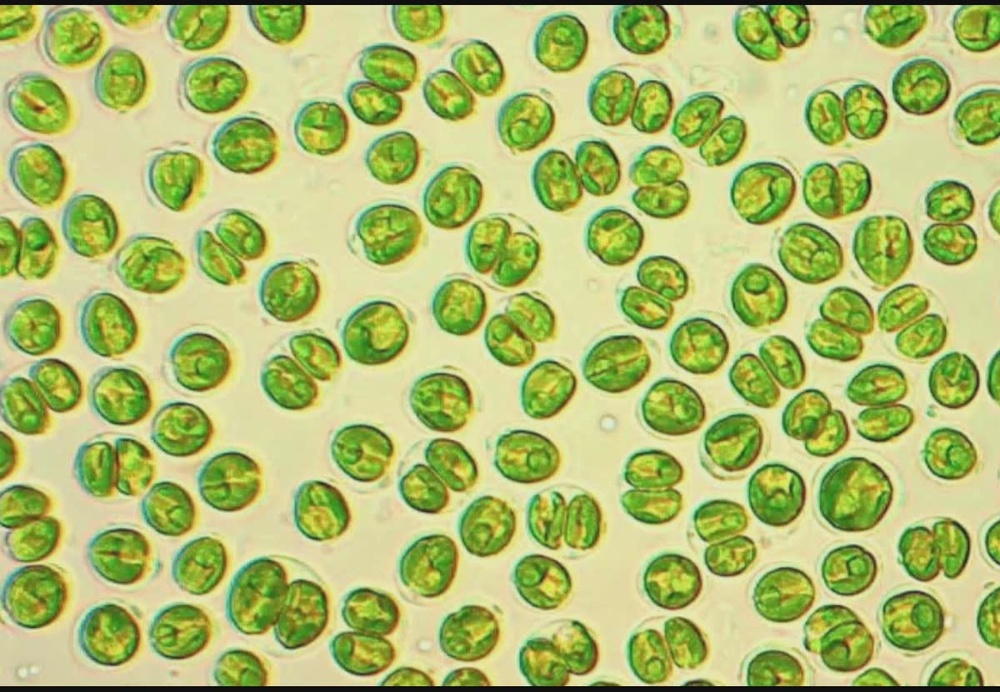
#> input picture AlgaePics/algae1.jpg, 1000 x 692 px, shrunk from 1200 x 830 before the run
$ python part1.py
#> lines starting #> are read from the running program, lines starting #| are printed output that depends on the picture; after the words box and inside, x2 and y2 are one past the last pixel; in counts of white or black regions, pixels touching at a corner belong together
import cv2
import numpy as np
print("Package Imported")

algae1 = cv2.imread("AlgaePics/algae1.jpg")
#> algae1 is the input picture: shape (692, 1000, 3); mean B, G, R 111.5, 188.4, 174.9
algae2 = cv2.imread("AlgaePics/algae2.jpg")
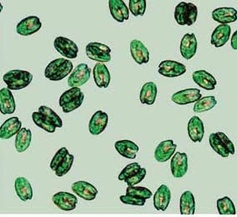
#> input picture AlgaePics/algae2.jpg, 237 x 217 px, shrunk from 284 x 260 before the run
#> algae2 is the input picture: shape (217, 237, 3); mean B, G, R 161.7, 186.2, 161.6
algae3 = cv2.imread("AlgaePics/algae3.jpg")
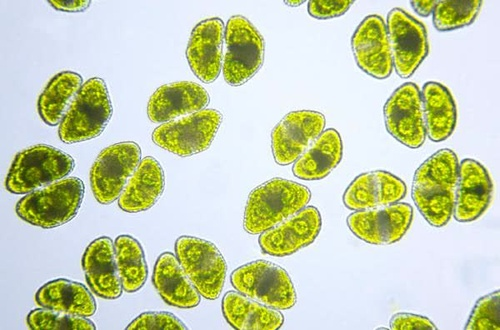
#> input picture AlgaePics/algae3.jpg, 500 x 330 px, shrunk from 600 x 396 before the run
#> algae3 is the input picture: shape (330, 500, 3); mean B, G, R 172.8, 209.2, 198.4
algae4 = cv2.imread("AlgaePics/algae4.jpg")
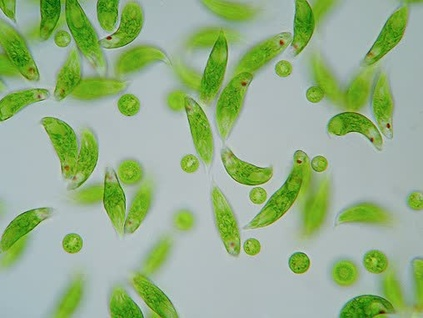
#> input picture AlgaePics/algae4.jpg, 423 x 318 px, shrunk from 508 x 381 before the run
#> algae4 is the input picture: shape (318, 423, 3); mean B, G, R 136, 176.7, 149.9

print(algae1)
#> (printed output is left out)

#gray scale------------------------------------
algae1_gray = cv2.cvtColor(algae1, cv2.COLOR_BGR2GRAY)
cv2.imwrite("GrayScale/algae1_gray.png",algae1_gray)

algae2_gray = cv2.cvtColor(algae2, cv2.COLOR_BGR2GRAY)
cv2.imwrite("GrayScale/algae2_gray.jpeg",algae2_gray)
#cv2.imshow("algae2_gray", algae2_gray)

algae3_gray = cv2.cvtColor(algae3, cv2.COLOR_BGR2GRAY)
cv2.imwrite("GrayScale/algae3_gray.jpeg",algae3_gray)
#cv2.imshow("algae3_gray", algae3_gray)

algae4_gray = cv2.cvtColor(algae4, cv2.COLOR_BGR2GRAY)
cv2.imwrite("GrayScale/algae4_gray.jpeg", algae4_gray)
#cv2.imshow("algae4_gray", algae4_gray)

#binary------------------------------------
ret,thresh1 = cv2.threshold(algae1_gray,127,255,cv2.THRESH_BINARY)
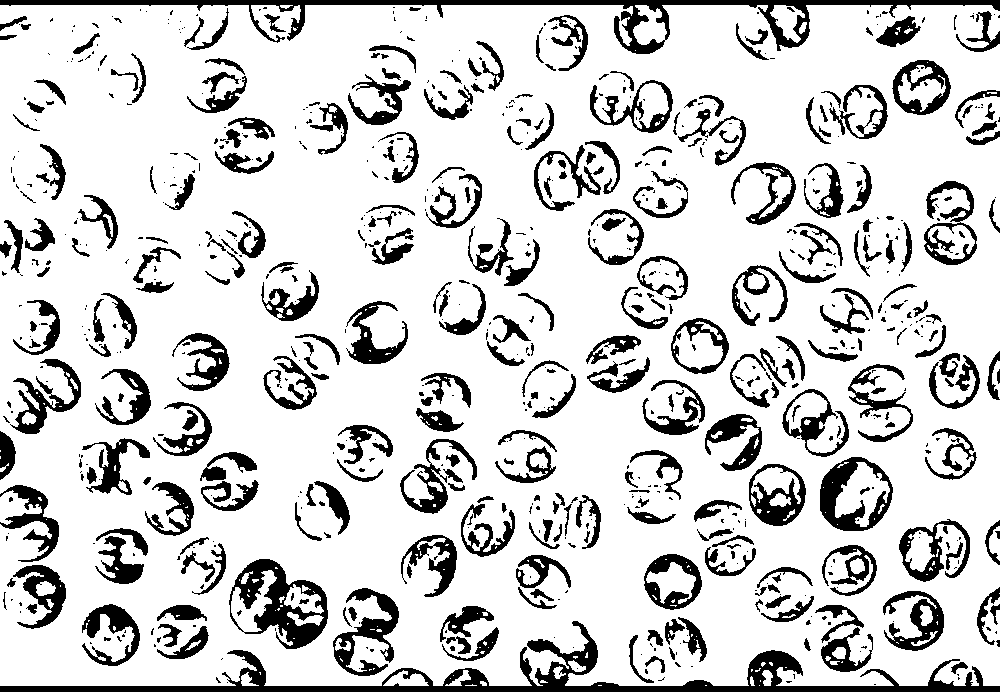
#> thresh1: shape (692, 1000); 81.8% white; 782 black regions (447 under 20 px), largest, box (x1, y1, x2, y2) and area: (0, 621, 1000, 692) 10999, (0, 0, 1000, 54) 7696, (229, 559, 328, 649) 3705
cv2.imwrite("Binary/algae1_binary.png", thresh1)

ret,thresh2 = cv2.threshold(algae2_gray,127,255,cv2.THRESH_BINARY)
#> thresh2: shape (217, 237); 78.6% white; 53 black regions (18 under 20 px), largest, box (x1, y1, x2, y2) and area: (118, 162, 152, 206) 779, (0, 70, 32, 114) 671, (211, 7, 237, 47) 528
cv2.imwrite("Binary/algae2_binary.jpeg", thresh2)

ret,thresh3 = cv2.threshold(algae3_gray,127,255,cv2.THRESH_BINARY)
#> thresh3: shape (330, 500); 88.4% white; 566 black regions (481 under 20 px), largest, box (x1, y1, x2, y2) and area: (6, 147, 84, 228) 3155, (65, 86, 107, 138) 1190, (96, 154, 135, 196) 783
cv2.imwrite("Binary/algae3_binary.jpeg", thresh3)

ret,thresh4 = cv2.threshold(algae4_gray,127,255,cv2.THRESH_BINARY)
#> thresh4: shape (318, 423); 89.2% white; 332 black regions (275 under 20 px), largest, box (x1, y1, x2, y2) and area: (65, 0, 97, 53) 856, (340, 295, 395, 318) 835, (200, 36, 228, 99) 765
cv2.imwrite("Binary/algae4_binary.jpeg", thresh4)

#Adaptive Thresholding-----------------------------
th1 = cv2.adaptiveThreshold(algae1_gray,255,cv2.ADAPTIVE_THRESH_MEAN_C,\
            cv2.THRESH_BINARY,11,2)
#> th1: shape (692, 1000); 65.9% white; 2892 black regions (2091 under 20 px), largest, box (x1, y1, x2, y2) and area: (0, 0, 1000, 61) 8535, (0, 658, 1000, 692) 6434, (226, 558, 329, 650) 3594
cv2.imwrite("AdaptiveThresholding/algae1_at.png", th1)

th2 = cv2.adaptiveThreshold(algae2_gray,255,cv2.ADAPTIVE_THRESH_MEAN_C,\
            cv2.THRESH_BINARY,11,2)
#> th2: shape (217, 237); 77.5% white; 384 black regions (346 under 20 px), largest, box (x1, y1, x2, y2) and area: (118, 162, 152, 206) 636, (59, 63, 91, 113) 574, (0, 70, 33, 115) 573
cv2.imwrite("AdaptiveThresholding/algae2_at.jpeg", th2)

th3 = cv2.adaptiveThreshold(algae3_gray,255,cv2.ADAPTIVE_THRESH_MEAN_C,\
            cv2.THRESH_BINARY,11,2)
#> th3: shape (330, 500); 74.6% white; 1065 black regions (980 under 20 px), largest, box (x1, y1, x2, y2) and area: (185, 14, 265, 87) 2558, (37, 70, 113, 144) 2381, (411, 148, 493, 228) 2340
cv2.imwrite("AdaptiveThresholding/algae3_at.jpeg", th3)

th4 = cv2.adaptiveThreshold(algae4_gray,255,cv2.ADAPTIVE_THRESH_MEAN_C,\
            cv2.THRESH_BINARY,11,2)
#> th4: shape (318, 423); 77.1% white; 797 black regions (703 under 20 px), largest, box (x1, y1, x2, y2) and area: (65, 0, 195, 94) 1914, (214, 72, 273, 186) 1548, (234, 0, 315, 71) 1264
cv2.imwrite("AdaptiveThresholding/algae4_at.jpeg", th4)

#Adaptive Gaussian Thresholding------------------------------
agt1 = cv2.adaptiveThreshold(algae1_gray,255,cv2.ADAPTIVE_THRESH_GAUSSIAN_C,\
            cv2.THRESH_BINARY,11,2)
#> agt1: shape (692, 1000); 69.3% white; 4738 black regions (3962 under 20 px), largest, box (x1, y1, x2, y2) and area: (0, 0, 1000, 61) 7775, (0, 658, 1000, 691) 5230, (229, 557, 329, 650) 3045
cv2.imwrite("AdaptiveGausThres/algae1_agt.png", agt1)

agt2 = cv2.adaptiveThreshold(algae2_gray,255,cv2.ADAPTIVE_THRESH_GAUSSIAN_C,\
            cv2.THRESH_BINARY,11,2)
#> agt2: shape (217, 237); 77.9% white; black in thin lines or dots
cv2.imwrite("AdaptiveGausThres/algae2_agt.png", agt2)

agt3 = cv2.adaptiveThreshold(algae3_gray,255,cv2.ADAPTIVE_THRESH_GAUSSIAN_C,\
            cv2.THRESH_BINARY,11,2)
#> agt3: shape (330, 500); 75.8% white; black in thin lines or dots
cv2.imwrite("AdaptiveGausThres/algae3_agt.png", agt3)

agt4 = cv2.adaptiveThreshold(algae4_gray,255,cv2.ADAPTIVE_THRESH_GAUSSIAN_C,\
            cv2.THRESH_BINARY,11,2)
#> agt4: shape (318, 423); 80.1% white; black in thin lines or dots
cv2.imwrite("AdaptiveGausThres/algae4_agt.png", agt4)

#erosion--------------------------------------------
kernel = np.ones((5,5),np.uint8)
e1 = cv2.erode(thresh1,kernel,iterations = 1)
#> e1: shape (692, 1000); 62.2% white; 187 black regions, largest, box (x1, y1, x2, y2) and area: (0, 603, 1000, 692) 20734, (0, 0, 1000, 62) 17242, (227, 557, 330, 651) 6237
cv2.imwrite("Erosion/algae1_erosion.png", e1)

e2 = cv2.erode(thresh2,kernel,iterations = 1)
#> e2: shape (217, 237); 59.3% white; 22 black regions, largest, box (x1, y1, x2, y2) and area: (30, 35, 113, 135) 4170, (113, 138, 172, 213) 2291, (0, 68, 34, 154) 1972
cv2.imwrite("Erosion/algae2_erosion.png", e2)

e3 = cv2.erode(thresh3,kernel,iterations = 1)
#> e3: shape (330, 500); 70.6% white; 66 black regions (1 under 20 px), largest, box (x1, y1, x2, y2) and area: (25, 233, 222, 330) 9475, (4, 144, 86, 230) 5166, (36, 69, 112, 144) 3804
cv2.imwrite("Erosion/algae3_erosion.png", e3)

e4 = cv2.erode(thresh4,kernel,iterations = 1)
#> e4: shape (318, 423); 74.8% white; 45 black regions, largest, box (x1, y1, x2, y2) and area: (38, 0, 144, 57) 4331, (198, 29, 289, 120) 3439, (220, 148, 309, 228) 3013
cv2.imwrite("Erosion/algae4_erosion.png", e4)

#Dilation-------------------------------------------------
d1 = cv2.dilate(thresh1,kernel,iterations = 1)
#> d1: shape (692, 1000); 96.3% white; 604 black regions (436 under 20 px), largest, box (x1, y1, x2, y2) and area: (0, 672, 1000, 692) 4453, (0, 0, 1000, 11) 3135, (822, 459, 860, 529) 869
cv2.imwrite("Dilation/algae1_dilation.png", d1)

d2 = cv2.dilate(thresh2,kernel,iterations = 1)
#> d2: shape (217, 237); 97.4% white; 50 black regions (37 under 20 px), largest, box (x1, y1, x2, y2) and area: (176, 5, 195, 23) 163, (53, 152, 69, 174) 145, (6, 72, 28, 88) 131
cv2.imwrite("Dilation/algae2_dilation.png", d2)

d3 = cv2.dilate(thresh3,kernel,iterations = 1)
#> d3: shape (330, 500); 97% white; 55 black regions (29 under 20 px), largest, box (x1, y1, x2, y2) and area: (27, 184, 77, 220) 666, (21, 152, 53, 186) 608, (78, 101, 103, 129) 411
cv2.imwrite("Dilation/algae3_dilation.png", d3)

d4 = cv2.dilate(thresh4,kernel,iterations = 1)
#> d4: shape (318, 423); 98.7% white; 59 black regions (43 under 20 px), largest, box (x1, y1, x2, y2) and area: (42, 0, 59, 31) 343, (342, 302, 371, 318) 290, (298, 11, 313, 33) 196
cv2.imwrite("Dilation/algae4_dilation.png", d4)

#Opening--------------------------------------------------
opening1 = cv2.morphologyEx(thresh1, cv2.MORPH_OPEN, kernel)
#> opening1: shape (692, 1000); 78.7% white; 371 black regions (181 under 20 px), largest, box (x1, y1, x2, y2) and area: (0, 621, 1000, 692) 12277, (0, 0, 1000, 60) 10006, (229, 559, 328, 649) 4273
cv2.imwrite("Opening/algae1_opening.png", opening1)

opening2 = cv2.morphologyEx(thresh2, cv2.MORPH_OPEN, kernel)
#> opening2: shape (217, 237); 72.1% white; 23 black regions (1 under 20 px), largest, box (x1, y1, x2, y2) and area: (45, 37, 111, 113) 2480, (115, 140, 170, 211) 1595, (0, 70, 32, 152) 1454
cv2.imwrite("Opening/algae2_opening.png", opening2)

opening3 = cv2.morphologyEx(thresh3, cv2.MORPH_OPEN, kernel)
#> opening3: shape (330, 500); 83.9% white; 239 black regions (186 under 20 px), largest, box (x1, y1, x2, y2) and area: (6, 146, 84, 228) 4217, (27, 235, 148, 330) 4050, (38, 71, 110, 142) 2716
cv2.imwrite("Opening/algae3_opening.png", opening3)

opening4 = cv2.morphologyEx(thresh4, cv2.MORPH_OPEN, kernel)
#> opening4: shape (318, 423); 84.8% white; 78 black regions (38 under 20 px), largest, box (x1, y1, x2, y2) and area: (200, 31, 287, 118) 2247, (40, 0, 101, 55) 1878, (328, 83, 391, 143) 1511
cv2.imwrite("Opening/algae4_opening.png", opening4)

#closing----------------------------------------------------
closing1 = cv2.morphologyEx(thresh1, cv2.MORPH_CLOSE, kernel)
#> closing1: shape (692, 1000); 89.9% white; 412 black regions (1 under 20 px), largest, box (x1, y1, x2, y2) and area: (0, 650, 1000, 692) 7400, (0, 0, 1000, 13) 5269, (235, 559, 327, 648) 2667
cv2.imwrite("Closing/algae1_closing.png", closing1)

closing2 = cv2.morphologyEx(thresh2, cv2.MORPH_CLOSE, kernel)
#> closing2: shape (217, 237); 91.3% white; 35 black regions, largest, box (x1, y1, x2, y2) and area: (4, 70, 30, 90) 370, (51, 150, 71, 176) 367, (174, 3, 197, 25) 359
cv2.imwrite("Closing/algae2_closing.jpeg", closing2)

closing3 = cv2.morphologyEx(thresh3, cv2.MORPH_CLOSE, kernel)
#> closing3: shape (330, 500); 93.9% white; 47 black regions (1 under 20 px), largest, box (x1, y1, x2, y2) and area: (19, 150, 68, 188) 1210, (25, 182, 79, 222) 1166, (68, 99, 105, 136) 907
cv2.imwrite("Closing/algae3_closing.jpeg", closing3)

closing4 = cv2.morphologyEx(thresh4, cv2.MORPH_CLOSE, kernel)
#> closing4: shape (318, 423); 96.1% white; 40 black regions, largest, box (x1, y1, x2, y2) and area: (340, 295, 394, 318) 686, (40, 0, 61, 34) 542, (65, 0, 93, 40) 485
cv2.imwrite("Closing/algae4_closing.jpeg", closing4)

#Morphological Gradient------------------------------------------------
gradient1 = cv2.morphologyEx(thresh1, cv2.MORPH_GRADIENT, kernel)
#> gradient1: shape (692, 1000); 34.1% white; 190 white regions, largest, box (x1, y1, x2, y2) and area: (0, 603, 1000, 688) 15074, (0, 3, 1000, 62) 13407, (588, 69, 748, 168) 6069
cv2.imwrite("MorphGradient/algae1_mg.png",gradient1)

gradient2 = cv2.morphologyEx(thresh2, cv2.MORPH_GRADIENT, kernel)
#> gradient2: shape (217, 237); 38.1% white; 22 white regions, largest, box (x1, y1, x2, y2) and area: (30, 35, 113, 135) 3655, (113, 138, 172, 213) 2108, (0, 68, 34, 154) 1833
cv2.imwrite("MorphGradient/algae2_mg.png",gradient2)

gradient3 = cv2.morphologyEx(thresh3, cv2.MORPH_GRADIENT, kernel)
#> gradient3: shape (330, 500); 26.3% white; 68 white regions (1 under 20 px), largest, box (x1, y1, x2, y2) and area: (25, 233, 222, 330) 8789, (4, 144, 86, 230) 3716, (418, 147, 494, 228) 3332
cv2.imwrite("MorphGradient/algae3_mg.png",gradient3)

gradient4 = cv2.morphologyEx(thresh4, cv2.MORPH_GRADIENT, kernel)
#> gradient4: shape (318, 423); 23.8% white; 45 white regions, largest, box (x1, y1, x2, y2) and area: (38, 0, 144, 57) 3772, (198, 29, 289, 120) 3299, (220, 148, 309, 228) 2984
cv2.imwrite("MorphGradient/algae4_mg.png",gradient4)

#top hat ---------------------------------------------------------------
tophat1 = cv2.morphologyEx(thresh1, cv2.MORPH_TOPHAT, kernel)
#> tophat1: shape (692, 1000); 3.1% white in thin lines or dots
cv2.imwrite("TopHat/algae1_th.png",tophat1)

tophat2 = cv2.morphologyEx(thresh2, cv2.MORPH_TOPHAT, kernel)
#> tophat2: shape (217, 237); 6.5% white in thin lines or dots
cv2.imwrite("TopHat/algae2_th.png",tophat2)

tophat3 = cv2.morphologyEx(thresh3, cv2.MORPH_TOPHAT, kernel)
#> tophat3: shape (330, 500); 4.5% white in thin lines or dots
cv2.imwrite("TopHat/algae3_th.png",tophat3)

tophat4 = cv2.morphologyEx(thresh4, cv2.MORPH_TOPHAT, kernel)
#> tophat4: shape (318, 423); 4.4% white in thin lines or dots
cv2.imwrite("TopHat/algae4_th.png",tophat4)

#black hat
blackhat1 = cv2.morphologyEx(thresh1, cv2.MORPH_BLACKHAT, kernel)
#> blackhat1: shape (692, 1000); 8.1% white; 2080 white regions (1402 under 20 px), largest, box (x1, y1, x2, y2) and area: (924, 198, 977, 260) 562, (830, 545, 877, 596) 526, (914, 519, 970, 578) 511
cv2.imwrite("BlackHat/algae1_bh.png", blackhat1)

blackhat2 = cv2.morphologyEx(thresh2, cv2.MORPH_BLACKHAT, kernel)
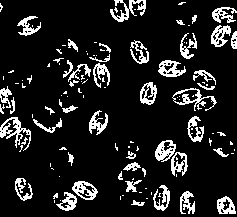
#> blackhat2: shape (217, 237); 12.7% white in thin lines or dots
cv2.imwrite("BlackHat/algae2_bh.png", blackhat2)

blackhat3 = cv2.morphologyEx(thresh3, cv2.MORPH_BLACKHAT, kernel)
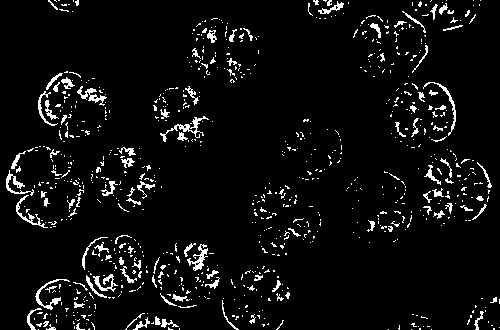
#> blackhat3: shape (330, 500); 5.5% white in thin lines or dots
cv2.imwrite("BlackHat/algae3_bh.png", blackhat3)

blackhat4 = cv2.morphologyEx(thresh4, cv2.MORPH_BLACKHAT, kernel)
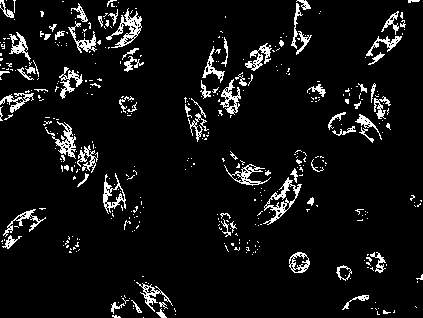
#> blackhat4: shape (318, 423); 6.9% white in thin lines or dots
cv2.imwrite("BlackHat/algae4_bh.png", blackhat4)

cv2.waitKey(1)
